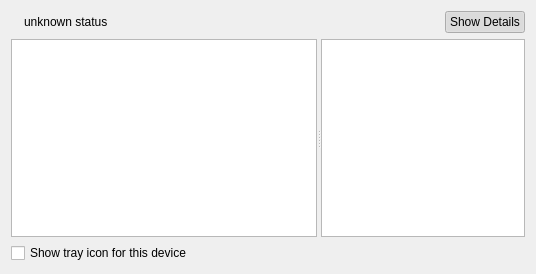
<ui version="4.0" >
 <author>Oliver Groß</author>
 <class>devdet</class>
 <widget class="QWidget" name="devdet" >
  <property name="geometry" >
   <rect>
    <x>0</x>
    <y>0</y>
    <width>536</width>
    <height>274</height>
   </rect>
  </property>
  <property name="windowTitle" >
   <string>Device Details</string>
  </property>
  <layout class="QVBoxLayout" >
   <item>
    <layout class="QHBoxLayout" >
     <item>
      <widget class="QLabel" name="iconLabel" >
       <property name="sizePolicy" >
        <sizepolicy vsizetype="Preferred" hsizetype="Preferred" >
         <horstretch>0</horstretch>
         <verstretch>0</verstretch>
        </sizepolicy>
       </property>
       <property name="text" >
        <string/>
       </property>
       <property name="pixmap" >
        <pixmap>../../../../../../usr/share/qnut/icons/clear.png</pixmap>
       </property>
      </widget>
     </item>
     <item>
      <widget class="QLabel" name="statusLabel" >
       <property name="sizePolicy" >
        <sizepolicy vsizetype="Preferred" hsizetype="Preferred" >
         <horstretch>0</horstretch>
         <verstretch>0</verstretch>
        </sizepolicy>
       </property>
       <property name="text" >
        <string>unknown status</string>
       </property>
      </widget>
     </item>
     <item>
      <spacer>
       <property name="orientation" >
        <enum>Qt::Horizontal</enum>
       </property>
       <property name="sizeHint" >
        <size>
         <width>161</width>
         <height>20</height>
        </size>
       </property>
      </spacer>
     </item>
     <item>
      <widget class="QPushButton" name="detailsButton" >
       <property name="text" >
        <string>Show Details</string>
       </property>
       <property name="checkable" >
        <bool>true</bool>
       </property>
       <property name="checked" >
        <bool>true</bool>
       </property>
      </widget>
     </item>
    </layout>
   </item>
   <item>
    <widget class="QSplitter" name="splitter" >
     <property name="sizePolicy" >
      <sizepolicy vsizetype="Expanding" hsizetype="Expanding" >
       <horstretch>0</horstretch>
       <verstretch>0</verstretch>
      </sizepolicy>
     </property>
     <property name="orientation" >
      <enum>Qt::Horizontal</enum>
     </property>
     <property name="childrenCollapsible" >
      <bool>false</bool>
     </property>
     <widget class="QTreeView" name="environmentTree" >
      <property name="sizePolicy" >
       <sizepolicy vsizetype="Expanding" hsizetype="Expanding" >
        <horstretch>3</horstretch>
        <verstretch>0</verstretch>
       </sizepolicy>
      </property>
      <property name="iconSize" >
       <size>
        <width>18</width>
        <height>18</height>
       </size>
      </property>
     </widget>
     <widget class="QTreeView" name="detailsView" >
      <property name="sizePolicy" >
       <sizepolicy vsizetype="Expanding" hsizetype="Preferred" >
        <horstretch>2</horstretch>
        <verstretch>0</verstretch>
       </sizepolicy>
      </property>
     </widget>
    </widget>
   </item>
   <item>
    <widget class="QCheckBox" name="showTrayCheck" >
     <property name="text" >
      <string>Show tray icon for this device</string>
     </property>
    </widget>
   </item>
  </layout>
 </widget>
 <resources/>
 <connections>
  <connection>
   <sender>detailsButton</sender>
   <signal>toggled(bool)</signal>
   <receiver>detailsView</receiver>
   <slot>setVisible(bool)</slot>
   <hints>
    <hint type="sourcelabel" >
     <x>348</x>
     <y>23</y>
    </hint>
    <hint type="destinationlabel" >
     <x>299</x>
     <y>201</y>
    </hint>
   </hints>
  </connection>
 </connections>
</ui>
